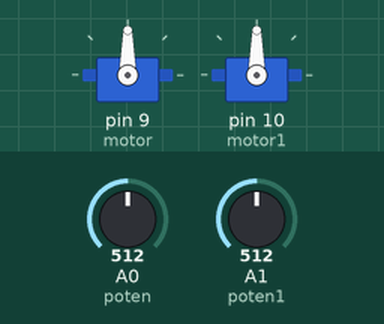
Simulated run of this sketch. Board: Arduino Uno, built with avr-gcc and run on an emulated ATmega328P. Shown: 2 × servo. Inputs (shaded band) come from the test bench; at power-on: A0 (poten) = 512, A1 (poten1) = 512.

Above: at 1.2 s.
1.3 s: A0 (poten) set to 716
At 1.6 s:
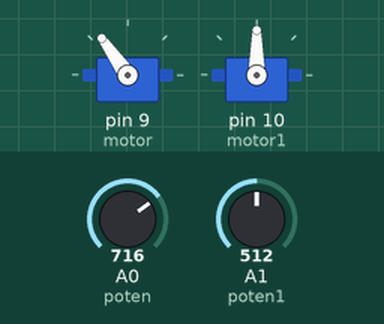
2.8 s: A1 (poten1) set to 716
At 3.1 s:
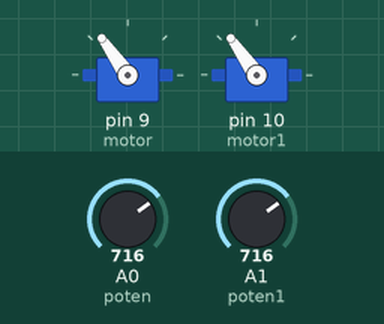
4.3 s: A0 (poten) set to 900
At 5.5 s:
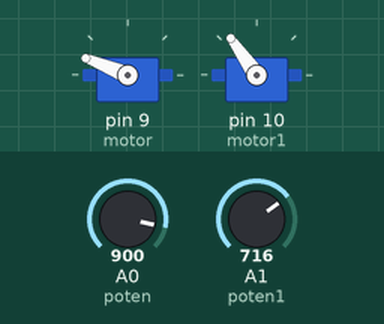
5.8 s: A1 (poten1) set to 900
At 7.0 s:
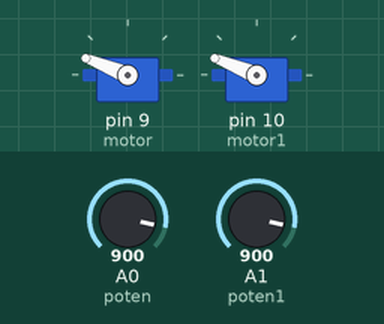
7.3 s: A0 (poten) set to 1023
At 8.5 s:
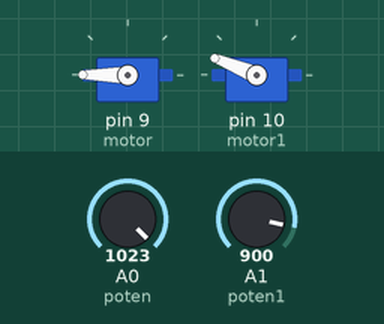
8.8 s: A1 (poten1) set to 1023
At 10.2 s:
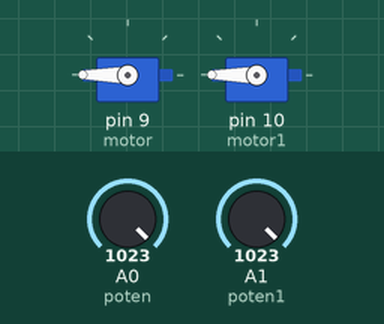
Timing chart, 0 to 11.3 s (numbered marks = the images above; inputs shaded):
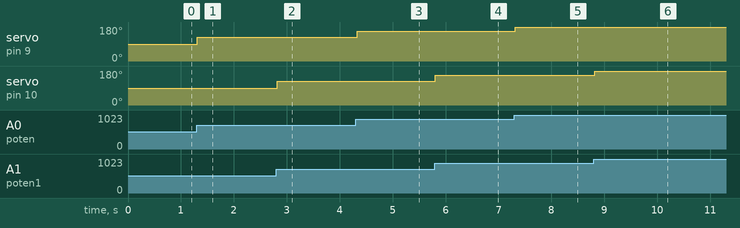

Measured:
- after the input at 1.3 s, servo on pin 9 (motor): 90° → 125° at once
- after the input at 2.8 s, servo on pin 10 (motor1): 90° → 125° at once
- after the input at 4.3 s, servo on pin 9 (motor): 125° → 158° at once
- after the input at 5.8 s, servo on pin 10 (motor1): 125° → 158° at once
- after the input at 7.3 s, servo on pin 9 (motor): 158° → 180° at once
- after the input at 8.8 s, servo on pin 10 (motor1): 158° → 180° at once

The sketch:

BRAZO_ROBOTICO.ino
```cpp
#include<Servo.h>
Servo motor;
Servo motor1;

int poten=A0;
int poten1=A1;

int valor=0;
int valor1=0;

void setup() {
  Serial.begin(9600);
  motor.attach(9);
  motor1.attach(10);
}

void loop() {
  valor=analogRead(poten);
  valor=map(valor,0,1023,0,180);
  motor.write(valor);
  delay(15);

  valor1=analogRead(poten1);
  valor1=map(valor1,0,1023,0,180);
  motor1.write(valor1);
  delay(15);

}
```
